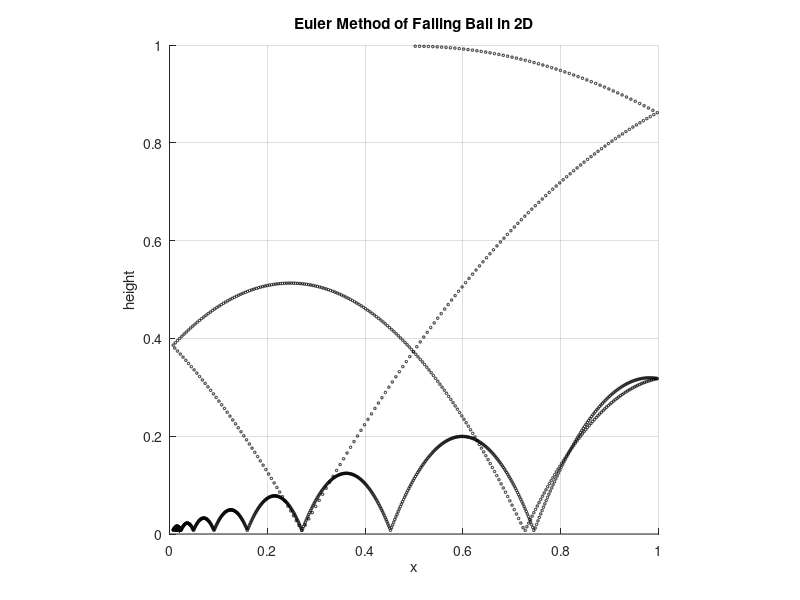
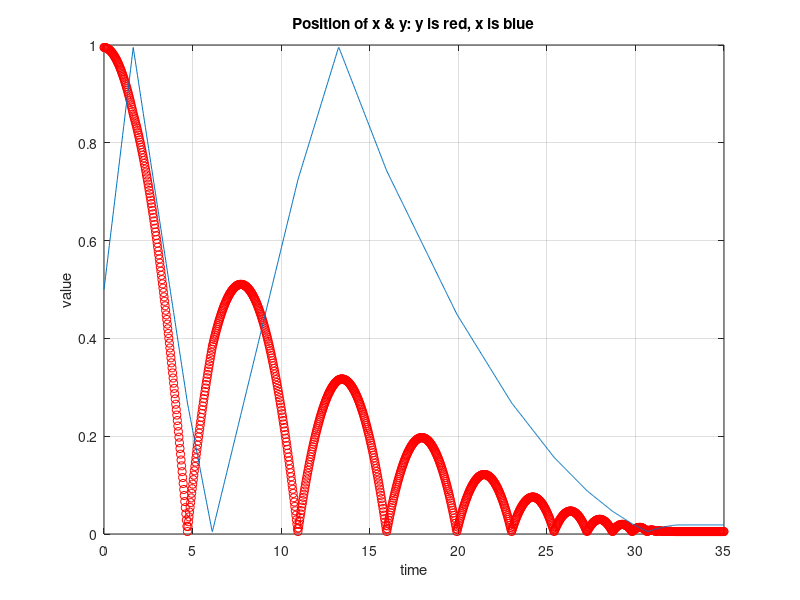

MATLAB code for these plots, in order:
clear all;
clc;

%Set up Box
figure(1)
axis([0 1 0 1])
grid on
hold on

deltat = 0.03;
tfinal = 35.0;
radius = 0.005;
t = 0.0;

velocity = [0.3 0];
gravity = [0 -.0981];
position = [0.5 1-radius];

alpha = .8;
beta = .99;

t_plot=t;
y_plot= position(2);
x_plot= position(1);

while t<tfinal
    if t+deltat>tfinal
        deltat=tfinal-t;
    end
    
    ball = rectangle('Position',[position(1) position(2) radius radius],'Curvature',[1,1]);
    daspect([1,1,1])
    drawnow;

    %Update Velocity
    velocity = velocity + gravity*deltat;
    
    %Update Position
    position = position + velocity*deltat;
    
    %Account for Friction
    
    %Hit Wall on the Right
    if position(1) > 1.00-radius
        position(1) = 1.0-radius;
        tan = velocity;
        tan = tan*beta;
        velocity = tan;
        normal = velocity;
        normal(1) = -normal(1);
        normal = normal*alpha;
        velocity = normal;
    end
    
    %Hit Wall on the Left
    if position(1) < radius
        position(1) = radius;
        tan = velocity;
        tan = tan*beta;
        velocity = tan;
        normal = velocity;
        normal(1) = -normal(1);
        normal = normal*alpha;
        velocity = normal;
    end
    
    %Hit Wall on the Floor
    if position(2) < radius
        position(2) = radius
        tan = velocity;
        tan = tan*beta;
        velocity = tan;
        normal = velocity;
        normal(2) = -normal(2);
        normal = normal*alpha;
        velocity = normal;
    end
    
    %Hit Wall on Ceiling
    if position(2) > 1-radius
        position(2) = 1 - radius;
        tan = velocity;
        tan = tan*beta;
        velocity = tan;
        normal = velocity;
        normal(2) = -normal(2);
        normal = normal*alpha;
        velocity = normal;
    end

    t=t+deltat;
    
    t_plot=[t_plot t];
	y_plot=[y_plot position(2)];
	x_plot=[x_plot position(1)];
    
end

xlabel('x');
ylabel('height');
title('Euler Method of Falling Ball in 2D');

figure(2)
axis([0 1 0 1])
plot(t_plot, y_plot,'ro', t_plot, x_plot);
xlabel('time');
ylabel('value');
title('Position of x & y: y is red, x is blue');
grid on
hold on

